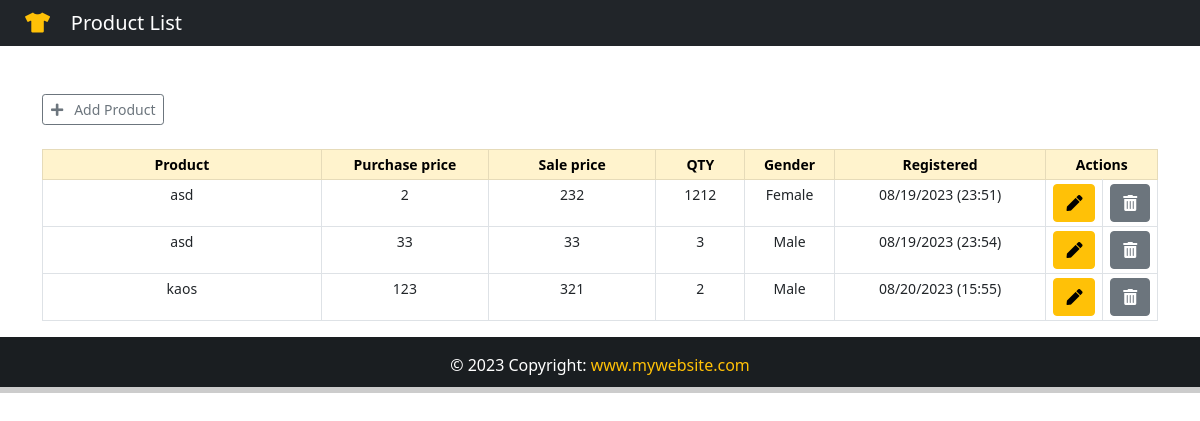
The page / on the database its author committed.
### App/models.py (models this page shows, shortened)
class Product(models.Model):
    gender = (
        ("Male","Male"),
        ("Female","Female"),
        ("Unisex","Unisex"),
    )
    id = models.IntegerField(primary_key=True)
    product = models.CharField(max_length=255)
    Purchase = models.CharField(max_length=10)
    Quantity = models.CharField(max_length=10)
    Sale = models.CharField(max_length=10)
    Gender = models.CharField(max_length=6, null=True, choices=gender)
    Created_date = models.DateTimeField(auto_now_add=True)
    Note = models.TextField()

### App/views.py (the view)
# urls.py: path('', views.home, name="home"),
def home(request):
    all_product = Product.objects.all().order_by('Created_date')
    return render(request, 'home.html', {"products":all_product})

### App/templates/home.html
{% extends 'base.html' %}
{% load tz %}
{% block navbar-content %}
<i class="text-warning fas fa-tshirt"></i>&nbsp; &nbsp; Product List
{% endblock navbar-content %}
{% block content%}
<div class="container">
    <br><br>
    <a href="{% url 'add_product' %}" class="btn btn-outline-secondary btn-sm"><i class="fas fa-plus"></i>&nbsp;&nbsp; Add Product </a>
    <table class="table table-bordered table-sm mt-4" style="text-align: center; font-size: 14px;">
        <thead class="table-warning">
            <tr>
                <th style="width: 25%;">Product</th>
                <th style="width: 15%;">Purchase price</th>
                <th style="width: 15%;">Sale price</th>
                <th style="width: 8%;">QTY</th>
                <th style="width: 8%;">Gender</th>
                <th style="width: 19%;">Registered</th>
                <th colspan="2" style="width: 10%;">Actions</th>
            </tr>
        </thead>
        {% for product in products %}
        <tr>
            <td>{{ product.product }}</td>
            <td>{{ product.Purchase }}</td>
            <td>{{ product.Sale }}</td>
            <td>{{ product.Quantity }}</td>
            <td>{{ product.Gender }}</td>
            <td>{{ product.Created_date | timezone:"Asia/Bangkok" | date:'m/d/Y (H:i)' }}</td>
            <td>
                <a href="/product/{{ product.id }}" class="btn btn-warning" title="Edit product">
                    <i class="fa fa-pen"></i>
                </a>
            </td>
            <td>
                <a href="/delete_product/{{ product.id }}" class="btn btn-secondary" title="Delete product">
                    <i class="fa fa-trash-alt"></i>
                </a>
            </td>
        </tr>
        {% endfor %}
    </table>
</div>
{% endblock content%}

### App/templates/base.html (shortened to what this page needs)
{% load static %}
<!DOCTYPE html>
<html lang="en">
<head>
    <link href="https://cdn.jsdelivr.net/npm/bootstrap@5.0.2/dist/css/bootstrap.min.css" rel="stylesheet">
    <link rel="stylesheet" href="https://cdnjs.cloudflare.com/ajax/libs/font-awesome/5.15.4/css/all.min.css" />
    <link href="{% static 'css/style.css' %}" rel="stylesheet">
</head>
<body>
    <div class="wrapper">
        <header>
            <nav class="navbar navbar-expand-lg navbar-dark bg-dark">
                <div class="col-sm">
                    <a class="navbar-brand flex-grow-1" style="text-align: center; color: #fff; margin-left: 25px;">
                        {% block navbar-content %}{% endblock navbar-content %}
                    </a>
                </div>
            </nav>
        </header>
        {% block content  %}{% endblock content  %}
    </div>
    <footer class="bg-dark text-center text-lg-start" id="footer" style="color: #fff;">
        <div class="text-center p-3" style="background-color: rgba(0,0,0,0.2);">&copy; {% now "Y" %} Copyright:
            <a class="text-light" href="#" style="text-decoration: none;">
                <span class="text-warning"> www.mywebsite.com </span>
            </a>
        </div>
    </footer>
</body>
</html>

### App/static/css/style.css (style rules this page uses)
html, body { height: 100%; margin: 0; max-width: 100%; overflow: hidden; }
#footer, .push { height: 50px; }

### rows shown on the page
Product: product "asd", Purchase "2", Sale "232", Quantity "1212", Gender "Female", Created_date "08/19/2023 (23:51)"
Product: product "asd", Purchase "33", Sale "33", Quantity "3", Gender "Male", Created_date "08/19/2023 (23:54)"
Product: product "kaos", Purchase "123", Sale "321", Quantity "2", Gender "Male", Created_date "08/20/2023 (15:55)"
